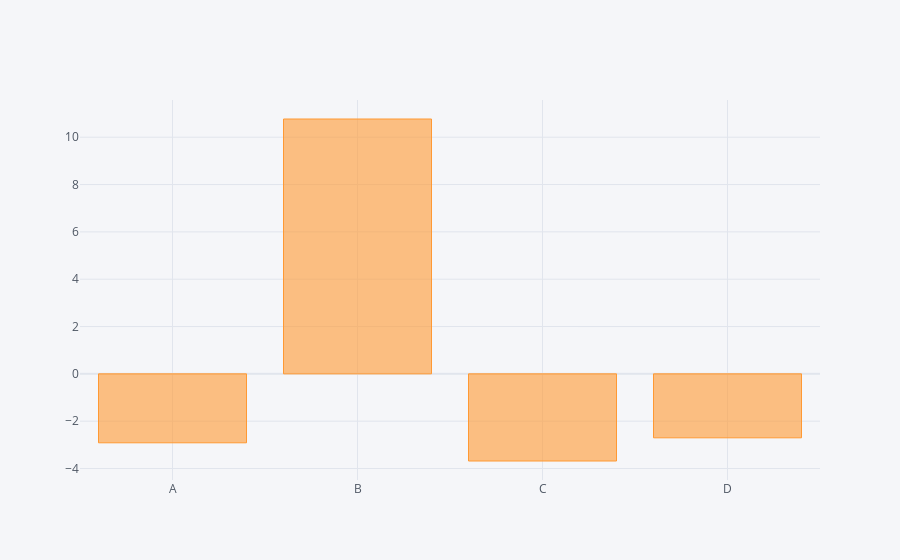

This figure's notebook cell:
### Code cell
df.sum().iplot(kind='bar')

### Figure 1 — Plotly figure (JSON) as saved in the notebook; plotly's stock layout.template omitted (floating-point values rounded to 4 significant figures)
{"data": [{"marker": {"color": "rgba(255, 153, 51, 0.6)", "line": {"color": "rgba(255, 153, 51, 1.0)", "width": 1}}, "name": "None", "orientation": "v", "text": "", "type": "bar", "x": ["A", "B", "C", "D"], "y": [-2.914, 10.77, -3.683, -2.703]}], "layout": {"legend": {"bgcolor": "#F5F6F9", "font": {"color": "#4D5663"}}, "paper_bgcolor": "#F5F6F9", "plot_bgcolor": "#F5F6F9", "title": {"font": {"color": "#4D5663"}}, "xaxis": {"gridcolor": "#E1E5ED", "showgrid": true, "tickfont": {"color": "#4D5663"}, "title": {"font": {"color": "#4D5663"}, "text": ""}, "zerolinecolor": "#E1E5ED"}, "yaxis": {"gridcolor": "#E1E5ED", "showgrid": true, "tickfont": {"color": "#4D5663"}, "title": {"font": {"color": "#4D5663"}, "text": ""}, "zerolinecolor": "#E1E5ED"}}}
